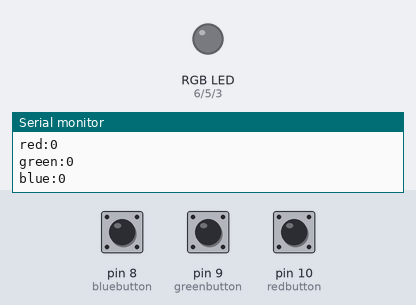
A sketch run on a simulated Arduino Uno, built with avr-gcc and run on an emulated ATmega328P. Shown: an RGB LED mixed from three pins (HIGH = lit), the last lines printed to the serial monitor. The test bench sets the inputs (shaded band); at power-on: pin 8 (bluebutton) HIGH, pin 9 (greenbutton) HIGH, pin 10 (redbutton) HIGH. Dim RGB values are drawn brighter than linear.

Above: at 2.8 s.
2.9 s: pin 8 (bluebutton) pulled LOW for 3.2 s
At 6.9 s:
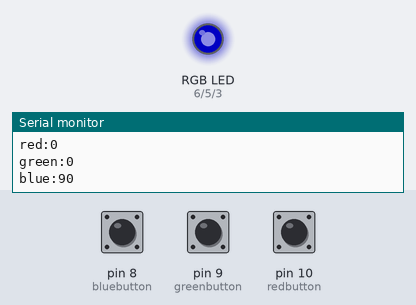
8.1 s: pin 9 (greenbutton) pulled LOW for 1.2 s
At 10.6 s:
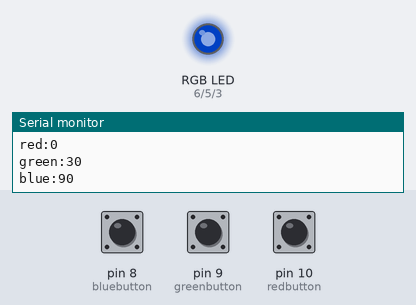
11.3 s: pin 10 (redbutton) pulled LOW for 1.2 s
At 14.2 s:
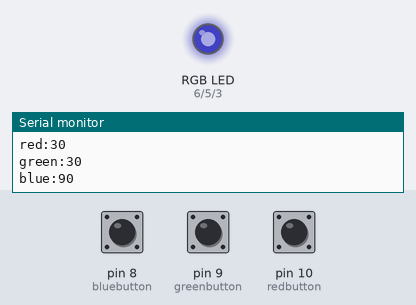
14.5 s: pin 9 (greenbutton) pulled LOW for 3.2 s
At 19.8 s:
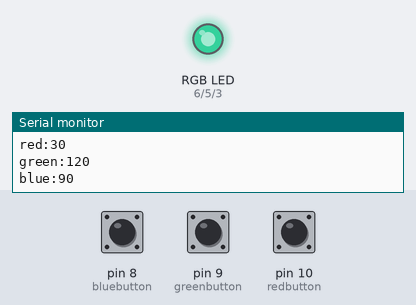
20.1 s: pin 10 (redbutton) pulled LOW for 3.2 s
At 25.4 s:
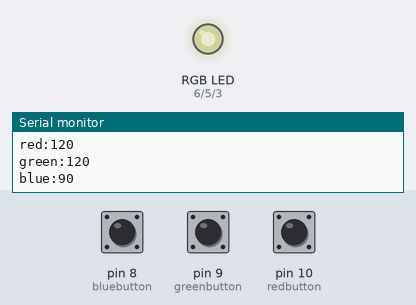
25.7 s: pin 9 (greenbutton) pulled LOW for 1.2 s
At 28.0 s:
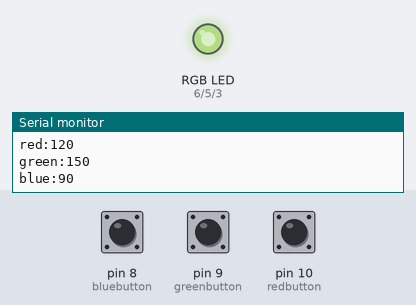
Timing chart, 0 to 29.5 s (numbered marks = the images above; inputs shaded):
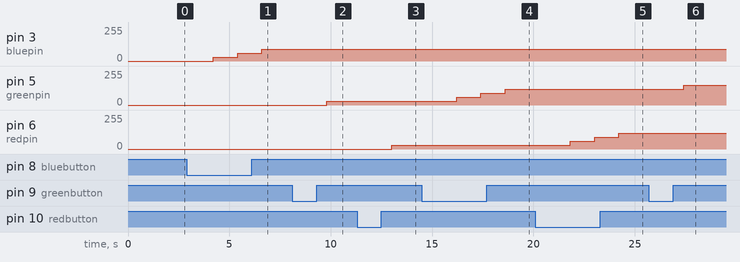

The sketch:

RGBLED_button_analog_.ino
```cpp
//3개의 버튼으로 RGB 조도 조절//

int redpin=6;
int greenpin=5;
int bluepin=3;

int redbutton=10;
int greenbutton=9;
int bluebutton=8;

int red=0;
int green=0;
int blue=0;

void setup() {
  // put your setup code here, to run once:
  pinMode(redpin,OUTPUT);
  pinMode(greenpin,OUTPUT);
  pinMode(bluepin,OUTPUT);

  pinMode(redbutton,INPUT_PULLUP);
  pinMode(greenbutton,INPUT_PULLUP);
  pinMode(bluebutton,INPUT_PULLUP);
  Serial.begin(9600);
}

void loop() {
  // put your main code here, to run repeatedly:
  if (digitalRead(redbutton)==0){
    if(red>225)
     red=0;
    red=red+30;
    delay(200);
    }
  if (digitalRead(greenbutton)==0){
    if(green>225)
     green=0;
    green=green+30;
    delay(200);
    }
  if (digitalRead(bluebutton)==0){
    if(blue>225)
     blue=0;
    blue=blue+30;
    delay(200);
    }
    {
    Serial.println();
    Serial.println();
    Serial.print("red:"+(String)red);
    Serial.println();
    Serial.print("green:"+(String)green);
    Serial.println();
    Serial.print("blue:"+(String)blue);
    Serial.print("");
    delay(1000);
    }
light(red, green, blue);
}

void light(int red, int green, int blue)
{ analogWrite(redpin,red);
analogWrite(greenpin,green);
analogWrite(bluepin,blue);
  }
```

Measured:
- after the input at 2.9 s, pin 3 (bluepin): 0/255 → 30/255 after 1.3 s, → 60/255 1.2 s later, → 90/255 1.2 s later
- after the input at 8.1 s, pin 5 (greenpin): 0/255 → 30/255 after 1.7 s
- after the input at 11.3 s, pin 6 (redpin): 0/255 → 30/255 after 1.7 s
- after the input at 14.5 s, pin 5 (greenpin): 30/255 → 60/255 after 1.7 s, → 90/255 1.2 s later, → 120/255 1.2 s later
- after the input at 20.1 s, pin 6 (redpin): 30/255 → 60/255 after 1.7 s, → 90/255 1.2 s later, → 120/255 1.2 s later
- after the input at 25.7 s, pin 5 (greenpin): 120/255 → 150/255 after 1.7 s
